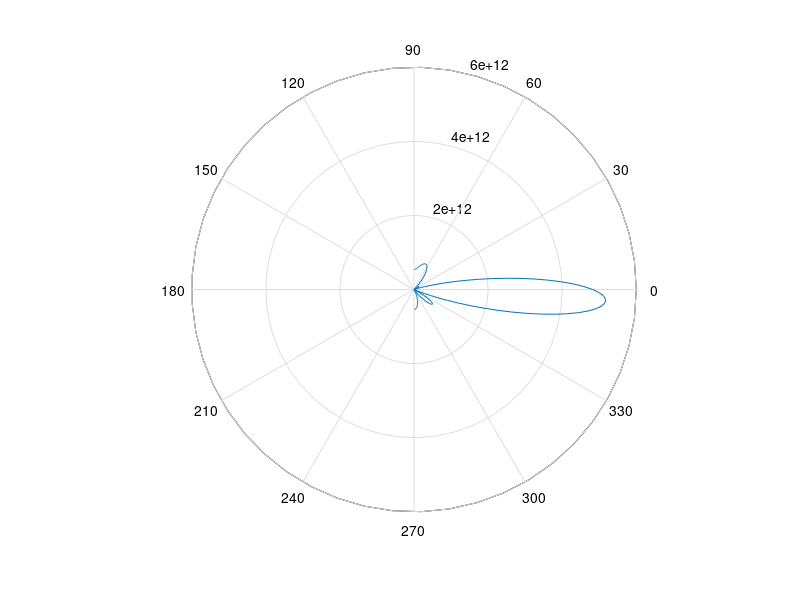
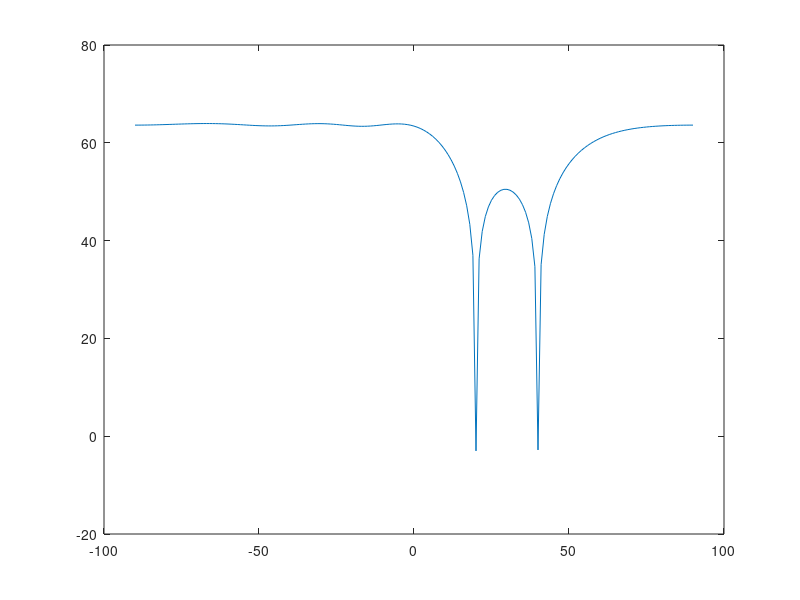

Reproduce these figures in MATLAB, in order.
N=5;
l=0.3;
d = l/2;

theta = 0/180*pi;
dphi = 2*pi*d*sin(theta)/l;

n = (0:N-1)';
s = exp(j*dphi*n);

y = s;


theta1 = 20/180*pi;
dphi1 = 2*pi*d*sin(theta1)/l;
s1 = exp(j*dphi1*n);
theta2 = 40/180*pi;
dphi2 = 2*pi*d*sin(theta2)/l;
s2 = exp(j*dphi2*n);

%R = s1*s1' + s2*s2' + 0.001*eye(N);
R = zeros(N);
K=1000;
for k=1:K
    a1 = randn(1) + j * randn(1);
    a2 = randn(1) + j * randn(1);
    nn = a1 *s1 + a2 * s2 + 0.001*(randn(N,1)+j*randn(N,1));
    R = R + nn * nn';
end
R = R/K;


y = s + s1 + s2;

theta = [-90:90]/180*pi;
for k=1:length(theta)
    dphi = 2*pi*d*sin(theta(k) )/l;
    s = exp(j*dphi*n);
    w = inv(R)*s;
    T(k) = abs(w'*y)^2;
    
    SNR(k) = s'*inv(R)*s;
end
polar(theta,T)

figure
plot(theta/pi*180, 10*log10( SNR ));